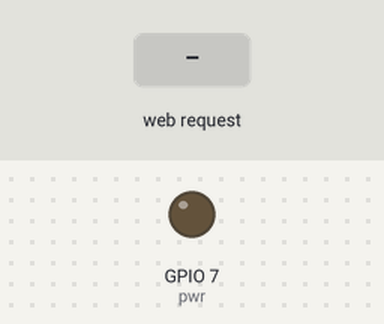
This sketch was run on a simulated ESP32-S3. Shown: output pins drawn as LEDs (lit = HIGH). The inputs (shaded band) are chosen by the test bench. WiFi joins after 1.5 s; servers stay silent unless stated; what the sketch prints to the serial monitor is not drawn.

Above: at 2.7 s.
2.8 s: HTTP request GET /pwr?set=high received
At 3.5 s:
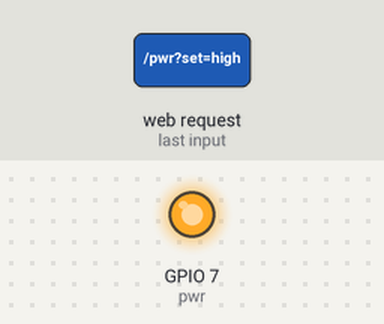
4.3 s: HTTP request GET /pwr?set=low received
At 4.6 s:
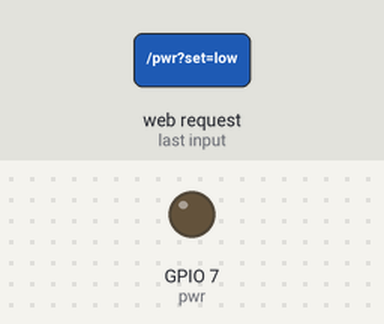
5.8 s: HTTP request GET /pwr?hold=high received
Timing chart, 0 to 8.8 s (numbered marks = the images above; inputs shaded):
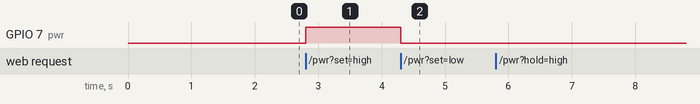

Measured:
- after the input at 2.8 s, GPIO 7 (pwr): LOW → HIGH at once
- after the input at 4.3 s, GPIO 7 (pwr): HIGH → LOW at once

The sketch:

esp.ino
```cpp
#include <WiFi.h>
#include <esp_wifi.h>
#include <WebServer.h>

// change to your network
const char* ssid     = "";
const char* password = "";

// set gpio pins
const uint pwr = 7;
const uint rst = 1;

WebServer server(80);   // port 80

// ---------- handlers ----------
void respond(String s) {
  server.send(200, "text/plain; charset=utf-8", s);
}
void handleRoot() {
  respond("meow :3\n\n"
          "use /high?pwr or /high?rst to set pin HIGH\n"
          "use /low?pwr or /low?rst to set pin LOW\n"
          "use /hold?pwr or /hold?rst with hold=ms to set pin HIGH for ms milliseconds");
}
void handlePWR() {
  String set = server.arg("set");
  if (set == "high") {
    digitalWrite(pwr, HIGH);
    Serial.println("pwr set to HIGH");
    respond("pwr set to HIGH");
  } else if (set == "low") {
    digitalWrite(pwr, LOW);
    Serial.println("pwr set to LOW");
    respond("pwr set to LOW");
  }
  String hold = server.arg("hold");
  if (hold != "") {
    int holdTime = hold.toInt();
    digitalWrite(pwr, HIGH);
    delay(holdTime);
    digitalWrite(pwr, LOW);
    Serial.println("pwr held for " + String(holdTime) + "ms, now set to LOW");
    respond("pwr held for " + String(holdTime) + "ms, now set to LOW");
  }
}

void handleRST() {
  String set = server.arg("set");
  if (set == "high") {
    digitalWrite(rst, HIGH);
    Serial.println("rst set to HIGH");
    respond("rst set to HIGH");
  } else if (set == "low") {
    digitalWrite(rst, LOW);
    Serial.println("rst set to LOW");
    respond("rst set to LOW");
  }
  String hold = server.arg("hold");
  if (hold != "") {
    int holdTime = hold.toInt();
    digitalWrite(rst, HIGH);
    delay(holdTime);
    digitalWrite(rst, LOW);
    Serial.println("rst held for " + String(holdTime) + "ms, now set to LOW");
    respond("rst held for " + String(holdTime) + "ms, now set to LOW");
  }
}

// ---------- setup ----------
void setup() {
  pinMode(pwr, OUTPUT);
  pinMode(rst, OUTPUT);
  Serial.begin(115200);
  WiFi.begin(ssid, password);
  while (WiFi.status() != WL_CONNECTED) {
    delay(250);
    Serial.print(".");
  }
  Serial.println("\nconnected, IP: " + WiFi.localIP().toString());
  Serial.println("MAC address: " + WiFi.macAddress());

  server.on("/", handleRoot);
  server.on("/pwr", handlePWR);
  server.on("/rst", handleRST);
  server.begin();
  Serial.println("HTTP server started");
}

// ---------- loop ----------
void loop() {
  server.handleClient();   // process incoming requests
}
```
